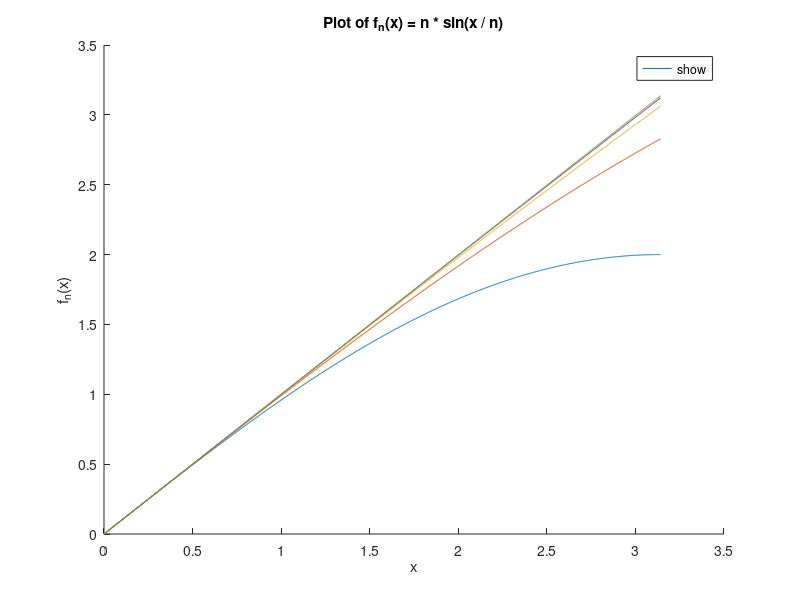
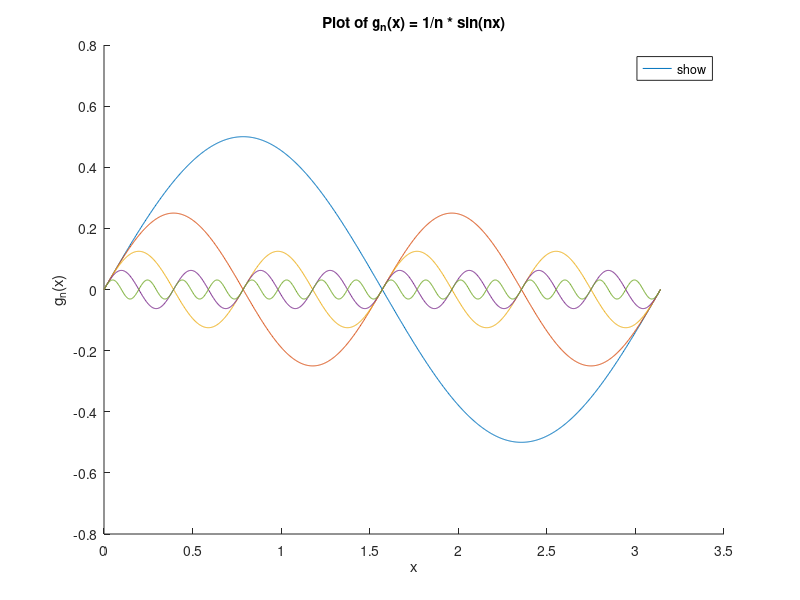
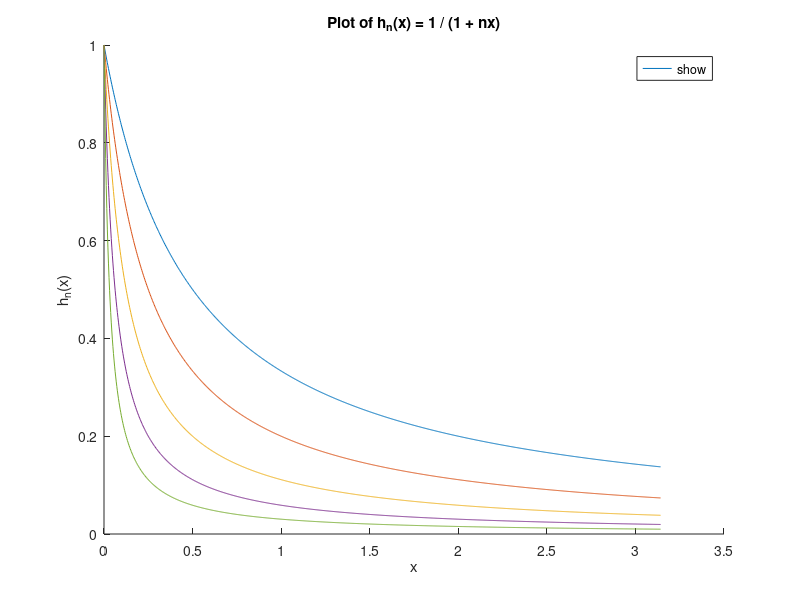
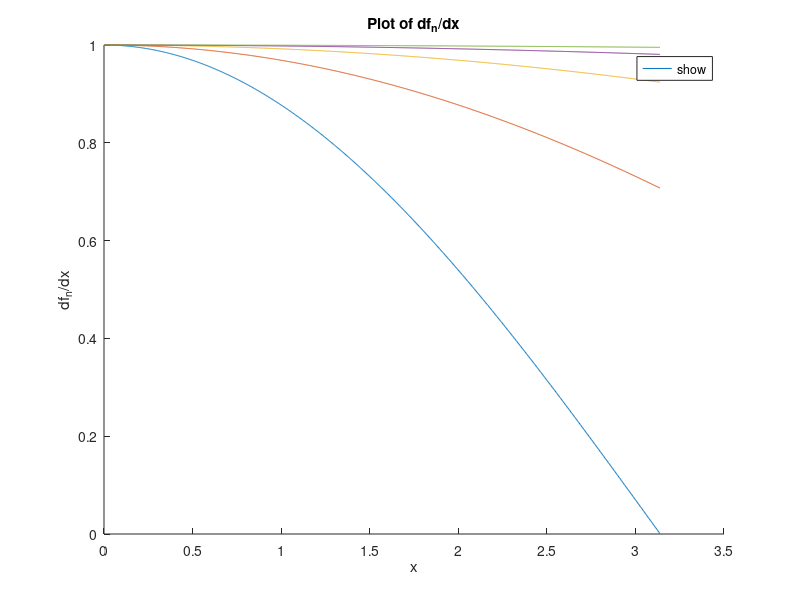

Here is the MATLAB script that generated these plots, in order: (Note: this script raises an error after producing the figures.)
%% q1.1.1 plot functions
close all
% Define x in the interval (0, pi)
x = linspace(0,pi,1000);

% Define n values
n_values = 2.^(1:5);

% Create and plot f_n(x)
figure
hold on
for n = n_values
    fn = n * sin(x./n);
    plot(x,fn,'DisplayName',sprintf('n = %d',n))
end
title('Plot of f_n(x) = n * sin(x / n)')
xlabel('x')
ylabel('f_n(x)')
legend('show','Location','best')
hold off

% Create and plot g_n(x)
figure
hold on
for n = n_values
    gn = 1./n * sin(n.*x);
    plot(x,gn,'DisplayName',sprintf('n = %d',n))
end
title('Plot of g_n(x) = 1/n * sin(nx)')
xlabel('x')
ylabel('g_n(x)')
legend('show','Location','best')
hold off

% Create and plot h_n(x)
figure
hold on
for n = n_values
    hn = 1./(1 + n.*x);
    plot(x,hn,'DisplayName',sprintf('n = %d',n))
end
title('Plot of h_n(x) = 1 / (1 + nx)')
xlabel('x')
ylabel('h_n(x)')
legend('show','Location','best')
hold off

%% q1.1.2 plot derivatives 

% Define x in the interval (0, pi)
x = linspace(0,pi,1000);
dx = x(2) - x(1);  % compute delta x for derivative

% Define n values
n_values = 2.^(1:5);

% Create and plot derivatives of f_n(x)
figure
hold on
for n = n_values
    fn = n * sin(x./n);
    dfn = diff(fn)./dx;
    plot(x(1:end-1),dfn,'DisplayName',sprintf('n = %d',n))
end
title('Plot of df_n/dx')
xlabel('x')
ylabel('df_n/dx')
legend('show','Location','best')
hold off

% Create and plot derivatives of g_n(x)
figure
hold on
for n = n_values
    gn = 1./n * sin(n.*x);
    dgn = diff(gn)./dx;
    plot(x(1:end-1),dgn,'DisplayName',sprintf('n = %d',n))
end
title('Plot of dg_n/dx')
xlabel('x')
ylabel('dg_n/dx')
legend('show','Location','best')
hold off

% Create and plot derivatives of h_n(x)
figure
hold on
for n = n_values
    hn = 1./(1 + n.*x);
    dhn = diff(hn)./dx;
    plot(x(1:end-1),dhn,'DisplayName',sprintf('n = %d',n))
end
title('Plot of dh_n/dx')
xlabel('x')
ylabel('dh_n/dx')
legend('show','Location','best')
hold off

%% q1.3 
syms x n real;  % declare x and n as symbolic variables

f = n * sin(x/n);  % define the function
f_squared = f^2;  % square the function

% compute the integral
integral_f_squared = int(f_squared, x, 0, pi);

% display the result
disp(integral_f_squared);

f_derivative = diff(f, x);  % compute the derivative of f
disp(f_derivative);
f_derivative_squared = f_derivative^2;  % square the derivative

% compute the integral of the squared derivative
integral_f_derivative_squared = int(f_derivative_squared, x, 0, pi);

% display the result
disp(integral_f_derivative_squared);

%% q1.3.2
close all
% define f_l2 and f_h1
f_l2 = integral_f_squared^0.5;
f_h1 = (integral_f_derivative_squared + integral_f_squared)^0.5;

% create an array of n values
n_values = 1:0.1:10;

% convert symbolic functions to function handles for numerical evaluation
f_l2_handle = matlabFunction(f_l2);
f_h1_handle = matlabFunction(f_h1);

% compute f_l2 and f_h1 values for given n values
f_l2_values = f_l2_handle(n_values);
f_h1_values = f_h1_handle(n_values);

% create and configure the plot
figure
plot(n_values, f_l2_values, 'DisplayName', '||f||_{0,2}')
hold on
plot(n_values, f_h1_values, 'DisplayName', '||f||_{1,2}')
xlabel('n')
ylabel('Function Value')
title('Plot of ||f||_{0,2} and ||f||_{1,2} vs n')
legend('show','Location','best')
hold off
%% q1.4.1
close all
% declare x and n as symbolic variables
syms x n real;

% define the functions
f_n = n * sin(x/n); 
f_inf = x; 

% calculate the difference
f_diff = f_n - f_inf;

% calculate the square of the difference
f_diff_squared = f_diff^2;

% calculate the square of the derivative of the difference
f_diff_derivative_squared = (diff(f_diff, x))^2;

% compute the integrals of the squares and their square roots
l2_norm = sqrt(int(f_diff_squared, x, 0, pi));
h1_norm = sqrt(int(f_diff_squared + f_diff_derivative_squared, x, 0, pi));

% convert symbolic expressions to function handles for numerical evaluation
l2_norm_handle = matlabFunction(l2_norm, 'Vars', {n});
h1_norm_handle = matlabFunction(h1_norm, 'Vars', {n});
f_diff_handle = matlabFunction(f_diff, 'Vars', {n, x});

% create an array of n values
n_values = linspace(1, 50, 100);
x = linspace(0, pi, 50);
% compute l2_norm and h1_norm values for given n values
l2_norm_values = arrayfun(l2_norm_handle, n_values);
h1_norm_values = arrayfun(h1_norm_handle, n_values);

% compute inf_norm values for each n using numerical optimization
inf_norm_values = zeros(size(n_values));

for i = 1:numel(n_values)
    inf_norm_values(i) = max(abs(f_diff_handle(n_values(i), x)));
end

% create and configure the plot
% figure
% hold on
% plot(n_values, l2_norm_values, 'DisplayName', 'L2 Norm')
% plot(n_values, inf_norm_values, 'DisplayName', 'Infinity Norm')
% plot(n_values, h1_norm_values, 'DisplayName', 'H1 Norm')
% xlabel('n')
% ylabel('Norm')
% title('Plot of L2, Infinity, and H1 Norms vs n')
% legend('show','Location','best')
% hold off
%%
% create and configure the plot
figure
loglog(n_values, l2_norm_values, 'LineWidth', 2, 'DisplayName', 'L2 Norm')
hold on
loglog(n_values, inf_norm_values, 'LineWidth', 2, 'DisplayName', 'Infinity Norm')
loglog(n_values, h1_norm_values, 'LineWidth', 2, 'DisplayName', 'H1 Norm')
xlabel('n')
ylabel('Norm')
title('Log-Log Plot of L2, Infinity, and H1 Norms vs n')
legend('show','Location','best')
grid on
hold off

%%
close all
% declare x and n as symbolic variables
syms x n real;

% define the functions
f_n = 1/n * sin(n*x); 
f_inf = 0; 

% calculate the difference
f_diff = f_n - f_inf;

% calculate the square of the difference
f_diff_squared = f_diff^2;

% calculate the square of the derivative of the difference
f_diff_derivative_squared = (diff(f_diff, x))^2;

% compute the integrals of the squares and their square roots
l2_norm = sqrt(int(f_diff_squared, x, 0, pi));
h1_norm = sqrt(int(f_diff_squared + f_diff_derivative_squared, x, 0, pi));

% convert symbolic expressions to function handles for numerical evaluation
l2_norm_handle = matlabFunction(l2_norm, 'Vars', {n});
h1_norm_handle = matlabFunction(h1_norm, 'Vars', {n});
f_diff_handle = matlabFunction(f_diff, 'Vars', {n, x});

% create an array of n values
n_values = linspace(1, 50, 100);
x = linspace(0, pi, 50);
% compute l2_norm and h1_norm values for given n values
l2_norm_values = arrayfun(l2_norm_handle, n_values);
h1_norm_values = arrayfun(h1_norm_handle, n_values);

% compute inf_norm values for each n using numerical optimization
inf_norm_values = zeros(size(n_values));

for i = 1:numel(n_values)
    inf_norm_values(i) = max(abs(f_diff_handle(n_values(i), x)));
end

% create and configure the plot
% figure
% hold on
% plot(n_values, l2_norm_values, 'DisplayName', 'L2 Norm')
% plot(n_values, inf_norm_values, 'DisplayName', 'Infinity Norm')
% plot(n_values, h1_norm_values, 'DisplayName', 'H1 Norm')
% xlabel('n')
% ylabel('Norm')
% title('Plot of L2, Infinity, and H1 Norms vs n')
% legend('show','Location','best')
% hold off
figure
loglog(n_values, l2_norm_values, 'LineWidth', 2, 'DisplayName', 'L2 Norm')
hold on
loglog(n_values, inf_norm_values, 'LineWidth', 2, 'DisplayName', 'Infinity Norm')
loglog(n_values, h1_norm_values, 'LineWidth', 2, 'DisplayName', 'H1 Norm')
xlabel('n')
ylabel('Norm')
title('Log-Log Plot of L2, Infinity, and H1 Norms vs n')
legend('show','Location','best')
grid on
hold off

%%
close all
% declare x and n as symbolic variables
syms x n real;

% define the functions
f_n = 1/(1 + n *x); 
f_inf = 0; 

% calculate the difference
f_diff = f_n - f_inf;

% calculate the square of the difference
f_diff_squared = f_diff^2;

% calculate the square of the derivative of the difference
f_diff_derivative_squared = (diff(f_diff, x))^2;

% compute the integrals of the squares and their square roots
%l2_norm = sqrt(int(f_diff_squared, x, 0.0, pi));
l2_norm = (pi / (n * pi + 1))^0.5;
%h1_norm = sqrt(int(f_diff_squared + f_diff_derivative_squared, x, 0.0, pi));
h1_norm = ((n^2/3 + 1)/n - ((pi^2 + 1/3)*n^2 + 2*pi*n + 1)/(n*(n*pi + 1)^3)) ^0.5; 

% convert symbolic expressions to function handles for numerical evaluation
l2_norm_handle = matlabFunction(l2_norm, 'Vars', {n});
h1_norm_handle = matlabFunction(h1_norm, 'Vars', {n});
f_diff_handle = matlabFunction(f_diff, 'Vars', {n, x});

% create an array of n values
n_values = linspace(1, 50, 100);
x = linspace(0, pi, 50);
% compute l2_norm and h1_norm values for given n values
l2_norm_values = arrayfun(l2_norm_handle, n_values);
h1_norm_values = arrayfun(h1_norm_handle, n_values);

% compute inf_norm values for each n using numerical optimization
inf_norm_values = zeros(size(n_values));

for i = 1:numel(n_values)
    inf_norm_values(i) = max(abs(f_diff_handle(n_values(i), x)));
end

% create and configure the plot
% figure
% hold on
% plot(n_values, l2_norm_values, 'DisplayName', 'L2 Norm')
% plot(n_values, inf_norm_values, 'DisplayName', 'Infinity Norm')
% plot(n_values, h1_norm_values, 'DisplayName', 'H1 Norm')
% xlabel('n')
% ylabel('Norm')
% title('Plot of L2, Infinity, and H1 Norms vs n')
% legend('show','Location','best')
% hold off
figure
loglog(n_values, l2_norm_values, 'LineWidth', 2, 'DisplayName', 'L2 Norm')
hold on
loglog(n_values, inf_norm_values, 'LineWidth', 2, 'DisplayName', 'Infinity Norm')
loglog(n_values, h1_norm_values, 'LineWidth', 2, 'DisplayName', 'H1 Norm')
xlabel('n')
ylabel('Norm')
title('Log-Log Plot of L2, Infinity, and H1 Norms vs n')
legend('show','Location','best')
grid on
hold off

%% q2.0
close all 
clear
k_array = [1,2,4];
i_array = [4,5,6,7];

nel_array = 2.^(i_array(:));

v_w_func = @(w, x) cos(w * x);
w_w_func = @(w, x) max(x.^w, 0);

u_func = @(x) v_w_func(30.0, x);
coord = [-1.0, 1.0];
plot_size = 20; % plot size per mesh

% for k_i = 1:3
%     [int_func_array, plot_coord_array] = assemble(nel_array(1), k_array(k_i), coord, u_func, plot_size);
%     total_plot_size = plot_size * nel_array(1);
%     plot_func(plot_coord_array, int_func_array, u_func);
% 
% end
%% q2.1 || u - u_h|_{0,2}
u_l2_norm_array = zeros(size(nel_array, 1), 3);
u_h1_norm_array = zeros(size(nel_array, 1), 3);

for k_i = 1:size(k_array, 2)
    for i_i = 1:size(i_array,2)
        [int_func_array, plot_coord_array] = assemble(nel_array(i_i), k_array(k_i), coord, u_func, plot_size);
        %[u_l2, u_h1_semi] = calcNorm(int_func_array, int_func_der_array, plot_coord_array, u_func);
        [u_l2, u_h1_semi] = calcNormNum(int_func_array, plot_coord_array, u_func);
        u_h1_norm_array(i_i, k_i) = u_h1_semi;
        u_l2_norm_array(i_i, k_i) = u_l2;
        
    end
end

%%
y_name = "log(||u - Iu||_{0, 2})";
plotConvergence(nel_array, u_l2_norm_array, k_array, y_name);

y_name = "log(||u^{'} - Iu^{'}||_{0, 2})";
plotConvergence(nel_array, u_h1_norm_array, k_array, y_name);

%% q2(a) - (b) odd element number
close all
clear

k_array = [1,2,4];
i_array = [4,5,6,7];

nel_array = 2.^(i_array(:)) + 1;

v_w_func = @(w, x) cos(w * x);
w_w_func = @(w, x) max(x.^w, 0);

u_func = @(x) w_w_func(1.0, x);
coord = [-1.0, 1.0];
plot_size = 20; % plot size per mesh

% for k_i = 1:3
%     [int_func_array, plot_coord_array] = assemble(nel_array(1), k_array(k_i), coord, u_func, plot_size);
%     total_plot_size = plot_size * nel_array(1);
%     plot_func(plot_coord_array, int_func_array, u_func);
% 
% end

%% q2.1 || u - u_h|_{0,2}
u_l2_norm_array = zeros(size(nel_array, 1), 3);
u_h1_norm_array = zeros(size(nel_array, 1), 3);

for k_i = 1:size(k_array, 2)
    for i_i = 1:size(i_array,2)
        [int_func_array, plot_coord_array] = assemble(nel_array(i_i), k_array(k_i), coord, u_func, plot_size);
        %[u_l2, u_h1_semi] = calcNorm(int_func_array, int_func_der_array, plot_coord_array, u_func);
        [u_l2, u_h1_semi] = calcQ2NormNum(int_func_array, plot_coord_array, u_func);
        u_h1_norm_array(i_i, k_i) = u_h1_semi;
        u_l2_norm_array(i_i, k_i) = u_l2;
        
    end
end

%%
y_name = "log(||u - Iu||_{0, 2})";
plotConvergence(nel_array, u_l2_norm_array, k_array, y_name);

y_name = "log(|u - Iu|_{1, 2})";
plotConvergence(nel_array, u_h1_norm_array, k_array, y_name);

%% q2(c) even element number
close all
clear

k_array = [1,2,4];
i_array = [4,5,6,7];

nel_array = 2.^(i_array(:));

v_w_func = @(w, x) cos(w * x);
w_w_func = @(w, x) max(x.^w, 0);

u_func = @(x) w_w_func(1.0, x);
coord = [-1.0, 1.0];
plot_size = 20; % plot size per mesh

% for k_i = 1:3
%     [int_func_array, plot_coord_array] = assemble(nel_array(1), k_array(k_i), coord, u_func, plot_size);
%     total_plot_size = plot_size * nel_array(1);
%     plot_func(plot_coord_array, int_func_array, u_func);
% 
% end
%% q2.1 || u - u_h|_{0,2}
u_l2_norm_array = zeros(size(nel_array, 1), 3);
u_h1_norm_array = zeros(size(nel_array, 1), 3);

for k_i = 1:size(k_array, 2)
    for i_i = 1:size(i_array,2)
        [int_func_array, plot_coord_array] = assemble(nel_array(i_i), k_array(k_i), coord, u_func, plot_size);
        %[u_l2, u_h1_semi] = calcNorm(int_func_array, int_func_der_array, plot_coord_array, u_func);
        [u_l2, u_h1_semi] = calcQ2NormNum(int_func_array, plot_coord_array, u_func);
        u_h1_norm_array(i_i, k_i) = u_h1_semi;
        u_l2_norm_array(i_i, k_i) = u_l2;
        
    end
end

%%
y_name = "log(||u - Iu||_{0, 2})";
plotConvergence(nel_array, u_l2_norm_array, k_array, y_name);

y_name = "log(|u - Iu|_{1, 2})";
plotConvergence(nel_array, u_h1_norm_array, k_array, y_name);


%% q3 compare L2 norm for u = v30 and u = v60 for k = 2 and nel = 200.
close all
clear

k = 2;
nel = 200;

v_w_func = @(w, x) cos(w * x);
w_w_func = @(w, x) max(x.^w, 0);

u_func1 = @(x) v_w_func(30.0, x);
u_func2 = @(x) v_w_func(60.0, x);

coord = [-1.0, 1.0];
plot_size = 20; % plot size per mesh

[int_func_array, plot_coord_array] = assemble(nel, k, coord, u_func1, plot_size);
%plot_func(plot_coord_array, int_func_array, u_func1);
[u_l2, u_h1_semi] = calcQ2NormNum(int_func_array, plot_coord_array, u_func1);
disp(u_l2);

[int_func_array, plot_coord_array] = assemble(nel, k, coord, u_func2, plot_size);
%plot_func(plot_coord_array, int_func_array, u_func2);
[u_l2, u_h1_semi] = calcQ2NormNum(int_func_array, plot_coord_array, u_func2);
disp(u_l2);

%% q4 examine the effect of essential boundary conditions
close all
clear

k = 1;
m_array = [1./2, 1, 2, 4];
i_array = [3, 4, 5, 6];
nel_array = 2.^(i_array(:)) + 1;

v_w_func = @(w, x) cos(w * x);
w_w_func = @(w, x) max(x.^w, 0);

u_func = @(x) v_w_func(1.0, x);
coord = [-1.0, 1.0];
plot_size = 20; % plot size per mesh

for m_i = 1:size(m_array, 2)
    [int_func_array, plot_coord_array] = q4_assemble(nel_array(2), k, coord, u_func, plot_size, m_array(m_i) );
    %total_plot_size = plot_size * nel_array(1);
    plot_func(plot_coord_array, int_func_array, u_func);
end

%% q4.1 || u - u_h||_{1,2}
m_array= [1,2,4];
u_h1_norm_array = zeros(size(nel_array, 1), 3);
u_l2_norm_array = zeros(size(nel_array, 1), 3);

for m_i = 1:size(m_array, 2)
    for i_i = 1:size(i_array,2)
        [int_func_array, plot_coord_array] = q4_assemble(nel_array(i_i), k, coord, u_func, plot_size, m_array(m_i));
        [u_l2, u_prime_l2] = calcNormNum(int_func_array, plot_coord_array, u_func);
        %u_h1 = calcQ4NormNum(int_func_array, plot_coord_array, u_func);
        u_h1_norm_array(i_i, m_i) = u_prime_l2; 
        u_l2_norm_array(i_i, m_i) = u_l2;

    end
end

%%
y_name = "log(||u - Iu||_{0, 2})";
plotConvergenceQ4(nel_array, u_l2_norm_array, m_array, y_name);

%%
y_name = "log(||u' - Iu'||_{0, 2})";
plotConvergenceQ4(nel_array, u_h1_norm_array, m_array, y_name);


function [u_l2, u_h1_semi] = calcNormNum(int_func_array, ...
                                        plot_coord_array, exact_func)
    y_values = exact_func(plot_coord_array);  
    
    %u_l2 = norm(int_func_array -  y_values);
    u_l2 = sqrt(trapz(plot_coord_array, (int_func_array -  y_values).^2));
    % Calculate the derivative of the exact function
    y_prime_values = gradient(y_values, plot_coord_array);
    int_func_prime_array = gradient(int_func_array, plot_coord_array);

    %u_h1_semi = sqrt(trapz(plot_coord_array, (int_func_prime_array - y_prime_values).^2));
    u_h1_semi = sqrt(trapz(plot_coord_array, (int_func_prime_array -  y_prime_values).^2));
end

function [u_l2, u_h1_semi] = calcQ2NormNum(int_func_array, ...
                                        plot_coord_array, exact_func)
    y_values = exact_func(plot_coord_array);  
    
    %u_l2 = norm(int_func_array -  y_values);
    u_l2 = sqrt(trapz(plot_coord_array, (int_func_array -  y_values).^2));
    % Calculate the derivative of the exact function
    y_diff_prime = gradient(int_func_array - y_values, plot_coord_array); 

    %u_h1_semi = sqrt(trapz(plot_coord_array, (int_func_prime_array - y_prime_values).^2));
    u_h1_semi = sqrt(trapz(plot_coord_array, (y_diff_prime).^2));
end


function u_h1 = calcQ4NormNum(int_func_array, ...
                                        plot_coord_array, exact_func)

    y_values = exact_func(plot_coord_array); 
    y_prime_values = gradient(y_values, plot_coord_array);
    int_func_prime_array = gradient(int_func_array, plot_coord_array);

    y_prime_diff = int_func_prime_array - y_prime_values;
    %u_l2 = norm(int_func_array -  y_values);

    u_l2_2 = trapz(plot_coord_array, (y_prime_diff).^2);
    % Calculate the derivative of the exact function
    y_prime_diff_prime = gradient(y_prime_diff, plot_coord_array); 
    u_h1_semi_2 =  trapz(plot_coord_array, (y_prime_diff_prime).^2);

    u_h1 = sqrt(u_l2_2 + u_h1_semi_2);

end

function [u_l2, u_h1_semi] = calcNorm(int_func_array, int_func_der_array, ...
                                        plot_coord_array, exact_func)
    syms x;
    y_values = exact_func(plot_coord_array);
    exact_func_prime = diff(exact_func, x);
    y_prime_values = double(subs(exact_func_prime, plot_coord_array));
    
    u_l2 = norm(int_func_array -  y_values);
    u_h1_semi = norm(int_func_der_array - y_prime_values);
    
%     grad_func = diff(exact_func, x);
% 
%     dx = plot_coord_array(2) - plot_coord_array(1);  % compute delta x for derivative
% 
%     for n = n_values
%         fn = n * sin(x./n);
%         dfn = diff(fn)./dx;
%         plot(x(1:end-1),dfn,'DisplayName',sprintf('n = %d',n))
%     end

end

function plotConvergence(h_array, error_array, k_array, y_axis)

    % Check inputs
    if length(h_array) ~= size(error_array, 1)
        error('Input arrays must be of the same length.')
    end

    % Create figure
    figure('Color', 'w', 'Units', 'inches', 'Position', [1 1 7 5])
    
    % Define marker types for different curves
    markers = {'ko-', 'bs-', 'gd-'};
    
    hold on
    
    % Initialize legend entries
    legend_entries = strings(1, 2 * length(k_array));
    
    % Loop over each column in error_array
    for i = 1:size(error_array, 2)
        % Create log-log plot
        loglog(h_array, error_array(:, i), markers{i}, 'LineWidth', 2, 'MarkerSize', 10)

        % Calculate and display the slope of the line
        P = polyfit(log(h_array(:)), log(error_array(:, i)), 1);
        disp(['The slope of the line for k = ', num2str(k_array(i)), ' is ', num2str(P(1))])

        % Add line showing slope
        loglog(h_array, exp(P(2))*h_array.^P(1), '--', 'LineWidth', 2)
        
        % Add slope value on plot
        text(h_array(end), error_array(end, i), ['Slope=', num2str(P(1), 2)], 'VerticalAlignment', 'bottom')

        % Update legend entries
        legend_entries(2 * i - 1) = ['Data k=', num2str(k_array(i))];
        legend_entries(2 * i) = ['Slope k=', num2str(k_array(i))];
    end

    % Add labels, title, and legend
    xlabel('Log(Nel)', 'FontSize', 14)
    ylabel(y_axis, 'FontSize', 14)
    title('Convergence Plot', 'FontSize', 16)
    legend(legend_entries, 'Location', 'best')
    grid on
    
    % Set axes properties
    set(gca, 'FontSize', 12, 'Box', 'on', 'XMinorTick', 'on', 'YMinorTick', 'on', 'XScale', 'log', 'YScale', 'log')

    hold off
end

function plotConvergenceQ4(h_array, error_array, k_array, y_axis)

    % Check inputs
    if length(h_array) ~= size(error_array, 1)
        error('Input arrays must be of the same length.')
    end

    % Create figure
    figure('Color', 'w', 'Units', 'inches', 'Position', [1 1 7 5])
    
    % Define marker types for different curves
    markers = {'ko-', 'bs-', 'gd-'};
    
    hold on
    
    % Initialize legend entries
    legend_entries = strings(1, 2 * length(k_array));
    
    % Loop over each column in error_array
    for i = 1:size(error_array, 2)
        % Create log-log plot
        loglog(h_array, error_array(:, i), markers{i}, 'LineWidth', 2, 'MarkerSize', 10)

        % Calculate and display the slope of the line
        P = polyfit(log(h_array(:)), log(error_array(:, i)), 1);
        disp(['The slope of the line for m = ', num2str(k_array(i)), ' is ', num2str(P(1))])

        % Add line showing slope
        loglog(h_array, exp(P(2))*h_array.^P(1), '--', 'LineWidth', 2)
        
        % Add slope value on plot
        text(h_array(end), error_array(end, i), ['Slope=', num2str(P(1), 2)], 'VerticalAlignment', 'bottom')

        % Update legend entries
        legend_entries(2 * i - 1) = ['Data m=', num2str(k_array(i))];
        legend_entries(2 * i) = ['Slope m=', num2str(k_array(i))];
    end

    % Add labels, title, and legend
    xlabel('Log(Nel)', 'FontSize', 14)
    ylabel(y_axis, 'FontSize', 14)
    title('Convergence Plot', 'FontSize', 16)
    legend(legend_entries, 'Location', 'best')
    grid on
    
    % Set axes properties
    set(gca, 'FontSize', 12, 'Box', 'on', 'XMinorTick', 'on', 'YMinorTick', 'on', 'XScale', 'log', 'YScale', 'log')

    hold off
end

function plot_func(plot_coord_array, int_value_array, exact_func)
    % Input:
    % int_func - symbolic function with variable x
    % exact_func - anonymous function
    % coords - array of two endpoints

    y_values = exact_func(plot_coord_array);
    
    % Create a new figure
    figure;
    
    % Plot the symbolic function
    plot(plot_coord_array, int_value_array, 'LineWidth', 2, 'DisplayName', 'int\_func');
    hold on;
    
    % Plot the anonymous function
    plot(plot_coord_array, y_values, 'LineWidth', 2, 'DisplayName', 'exact\_func');
    
    % Add title and labels
    title('Comparison of int\_func and exact\_func');
    xlabel('x');
    ylabel('y');
    
    % Add legend
    legend('Location', 'best');
    
    hold off;
end


function [int_func_array, plot_coord_array] = assemble(nel, k, coord, u_func, plot_size)
    % nel: element number
    % k: polynomial order
    % coord: end points of the entire domain
    % u_func: ground truth
    %int_func_value = zeros(plot_size, 1);
    syms x;
    plot_coord_array = zeros(1, plot_size*nel );
    int_func_array = zeros(1, plot_size*nel );
    
    coord_array = linspace(coord(1), coord(2), nel + 1);
    for i = 1:nel
        % loop through element
        x_coord = coord_array(i: i+1);
        L = lagrange_interpolant(k, x_coord, u_func);
        plot_coord = linspace(x_coord(1), x_coord(2), plot_size);
        for j = 1:k+1
            % loop through local shape functions
            %disp(plot_coord(1,:));
            int_func_array(1, ( i-1)*plot_size + 1 : i*plot_size) = int_func_array(1, ( i-1)*plot_size + 1 : i*plot_size) +...
                                        double(subs(L(j), plot_coord(1,:)));
            %L_der = diff( L(j), x);
            %int_func_der_array(1, ( i-1)*plot_size + 1 : i*plot_size) = int_func_array(1, ( i-1)*plot_size + 1 : i*plot_size) +...
            %                            double(subs( L_der, plot_coord(1,:)));
                                    
            plot_coord_array(1, ( i-1)*plot_size + 1 : i*plot_size) = plot_coord(1,:);
            %disp(double(subs(L(j), plot_coord(1,:))));
            %int_func = int_func + L(j);
        end 
    end
    
end

function [int_func_array, plot_coord_array] = q4_assemble(nel, k, coord, u_func, plot_size, m )
    % nel: element number
    % k: polynomial order
    % coord: end points of the entire domain
    % u_func: ground truth
    %int_func_value = zeros(plot_size, 1);
    syms x;
    plot_coord_array = zeros(1, plot_size*nel );
    int_func_array = zeros(1, plot_size*nel );
    
    coord_array = linspace(coord(1), coord(2), nel + 1);
    h = abs( coord_array(2) - coord_array(1));
    disp(h);

    for i = 1:nel
        % loop through element
        x_coord = coord_array(i: i+1);
        L = q4_lagrange_interpolant(k, x_coord, u_func, m, h);
        plot_coord = linspace(x_coord(1), x_coord(2), plot_size);

        for j = 1:k+1
            % loop through local shape functions
            %disp(plot_coord(1,:));
            int_func_array(1, ( i-1)*plot_size + 1 : i*plot_size) = int_func_array(1, ( i-1)*plot_size + 1 : i*plot_size) +...
                                        double(subs(L(j), plot_coord(1,:)));
            %L_der = diff( L(j), x);
            %int_func_der_array(1, ( i-1)*plot_size + 1 : i*plot_size) = int_func_array(1, ( i-1)*plot_size + 1 : i*plot_size) +...
            %                            double(subs( L_der, plot_coord(1,:)));
                                    
            plot_coord_array(1, ( i-1)*plot_size + 1 : i*plot_size) = plot_coord(1,:);
            %disp(double(subs(L(j), plot_coord(1,:))));
            %int_func = int_func + L(j);
        end 
    end
    
end

function L = lagrange_interpolant(k, x_coord, u_func)
    % Input: 
    % k - order of the Lagrange polynomial
    % x_coord - vector with start and end points of the interval [x_start, x_end]
    % u_func is the function to be approximated 

    % Create k+1 equally spaced nodes within the interval
    x_nodes = linspace(x_coord(1), x_coord(2), k+1);
    u_values = u_func(x_nodes);

    % Declare x as symbolic variable
    syms x;

    % Initialize L as a zero polynomial
    L = sym(zeros(1, k+1));

    % Compute the Lagrange polynomials
    for j = 1:(k+1)
        % Start with L_j(x) = 1
        L(j) = 1;

        % Multiply by (x - x_i) / (x_j - x_i) for all i ≠ j
        for i = 1:(k+1)
            if i ~= j
                L(j) = L(j) * (x - x_nodes(i)) / (x_nodes(j) - x_nodes(i));
            end
        end
        L(j) = L(j)*u_values(j);
    end

    %Modify the Lagrange polynomials so they are 0 outside of x_coord
    for j = 1:(k+1)
        L(j) = piecewise(x < x_coord(1), 0, x > x_coord(2), 0, L(j));
    end

end

function L = q4_lagrange_interpolant(k, x_coord, u_func, m, h)
    % Input: 
    % k - order of the Lagrange polynomial
    % x_coord - vector with start and end points of the interval [x_start, x_end]
    % u_func is the function to be approximated 

    % Create k+1 equally spaced nodes within the interval
    x_nodes = linspace(x_coord(1), x_coord(2), k+1);
    u_values = u_func(x_nodes);

    % Declare x as symbolic variable
    syms x;

    % Initialize L as a zero polynomial
    L = sym(zeros(1, k+1));

    % Compute the Lagrange polynomials
    for j = 1:(k+1)
        % Start with L_j(x) = 1
        L(j) = 1;

        % Multiply by (x - x_i) / (x_j - x_i) for all i ≠ j
        for i = 1:(k+1)
            if i ~= j
                L(j) = L(j) * (x - x_nodes(i)) / (x_nodes(j) - x_nodes(i));
            end
        end
        if (abs( x_coord(2) - 1.0) < 1e-10)
            u_values(j) = u_values(j) + h^m;
        end
        L(j) = L(j)*u_values(j);
    end

    %Modify the Lagrange polynomials so they are 0 outside of x_coord
    for j = 1:(k+1)
        L(j) = piecewise(x < x_coord(1), 0, x > x_coord(2), 0, L(j));
    end

end






